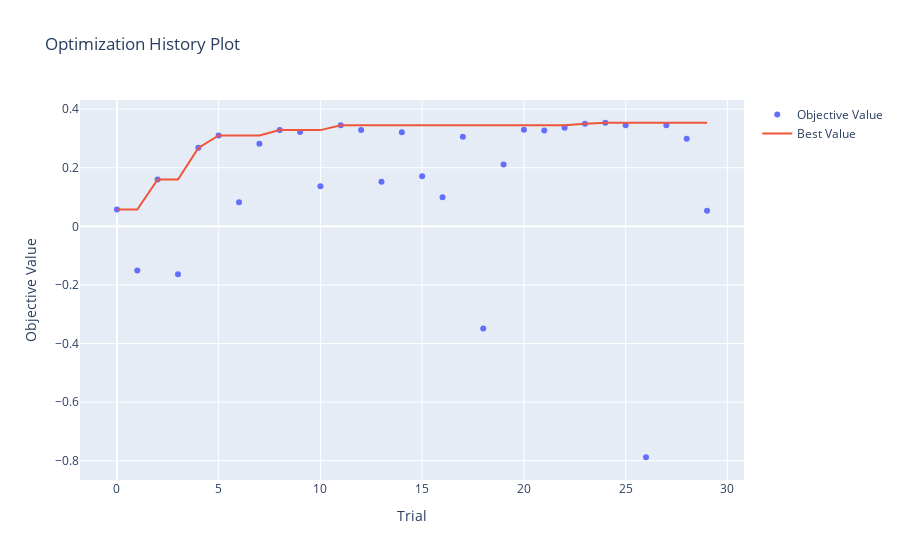
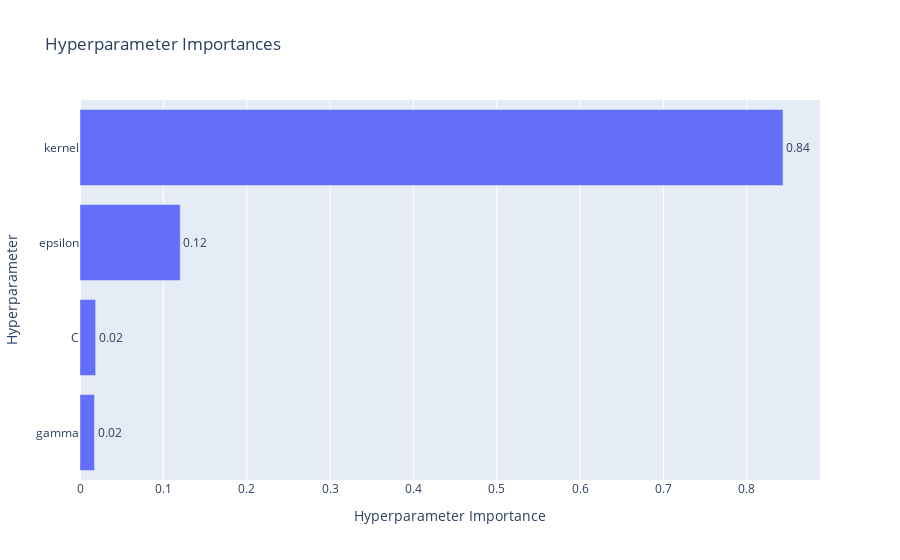

Here is the notebook cell these charts were saved with, in order:
### Code cell
print(f"Лучшие параметры для SVR:")
print(study_svr.best_params)
print(f"Лучший R2: {study_svr.best_value:.4f}")

fig = optuna.visualization.plot_optimization_history(study_svr)
fig.show()

fig = optuna.visualization.plot_param_importances(study_svr)
fig.show()

### Figure 1 — Plotly figure (JSON) as saved in the notebook; plotly's stock layout.template omitted (floating-point values rounded to 4 significant figures)
{"data": [{"mode": "markers", "name": "Objective Value", "type": "scatter", "x": [0, 1, 2, 3, 4, 5, 6, 7, 8, 9, 10, 11, 12, 13, 14, 15, 16, 17, 18, 19, 20, 21, 22, 23, 24, 25, 26, 27, 28, 29], "y": [0.05737, -0.1509, 0.16, -0.1632, 0.2678, 0.3103, 0.08196, 0.2819, 0.3284, 0.3217, 0.1372, 0.3446, 0.3286, 0.152, 0.3213, 0.1707, 0.0995, 0.3058, -0.349, 0.2113, 0.3296, 0.3269, 0.3364, 0.3505, 0.3535, 0.3452, -0.788, 0.3453, 0.2986, 0.05295]}, {"mode": "lines", "name": "Best Value", "type": "scatter", "x": [0, 1, 2, 3, 4, 5, 6, 7, 8, 9, 10, 11, 12, 13, 14, 15, 16, 17, 18, 19, 20, 21, 22, 23, 24, 25, 26, 27, 28, 29], "y": [0.05737, 0.05737, 0.16, 0.16, 0.2678, 0.3103, 0.3103, 0.3103, 0.3284, 0.3284, 0.3284, 0.3446, 0.3446, 0.3446, 0.3446, 0.3446, 0.3446, 0.3446, 0.3446, 0.3446, 0.3446, 0.3446, 0.3446, 0.3505, 0.3535, 0.3535, 0.3535, 0.3535, 0.3535, 0.3535]}, {"marker": {"color": "#cccccc"}, "mode": "markers", "name": "Infeasible Trial", "showlegend": false, "type": "scatter", "x": [], "y": []}], "layout": {"title": {"text": "Optimization History Plot"}, "xaxis": {"title": {"text": "Trial"}}, "yaxis": {"title": {"text": "Objective Value"}}}}

### Figure 2 — Plotly figure (JSON) as saved in the notebook; plotly's stock layout.template omitted (floating-point values rounded to 4 significant figures)
{"data": [{"cliponaxis": false, "hovertemplate": ["gamma (FloatDistribution): 0.017430635435666874<extra></extra>", "C (FloatDistribution): 0.01878273974786935<extra></extra>", "epsilon (FloatDistribution): 0.12026567091208108<extra></extra>", "kernel (CategoricalDistribution): 0.8435209539043828<extra></extra>"], "name": "Objective Value", "orientation": "h", "text": ["0.02", "0.02", "0.12", "0.84"], "textposition": "outside", "type": "bar", "x": [0.01743, 0.01878, 0.1203, 0.8435], "y": ["gamma", "C", "epsilon", "kernel"]}], "layout": {"title": {"text": "Hyperparameter Importances"}, "xaxis": {"title": {"text": "Hyperparameter Importance"}}, "yaxis": {"title": {"text": "Hyperparameter"}}}}
